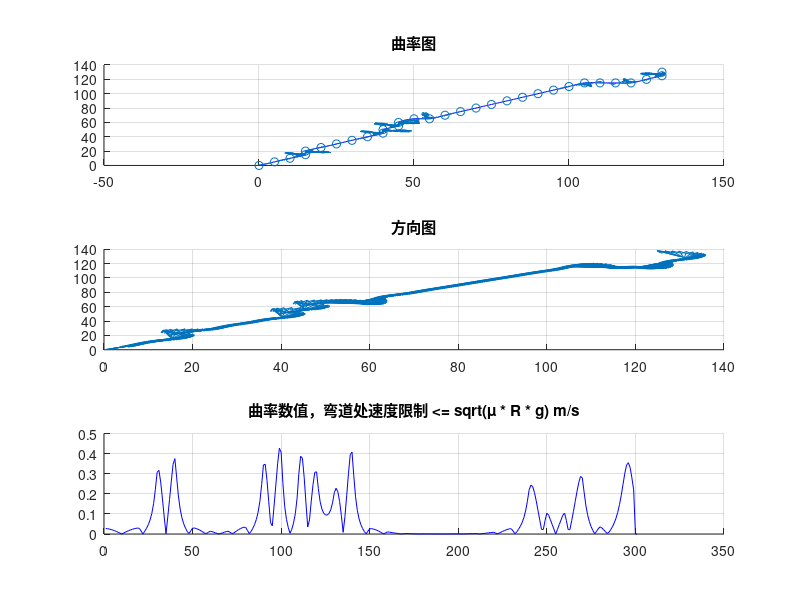
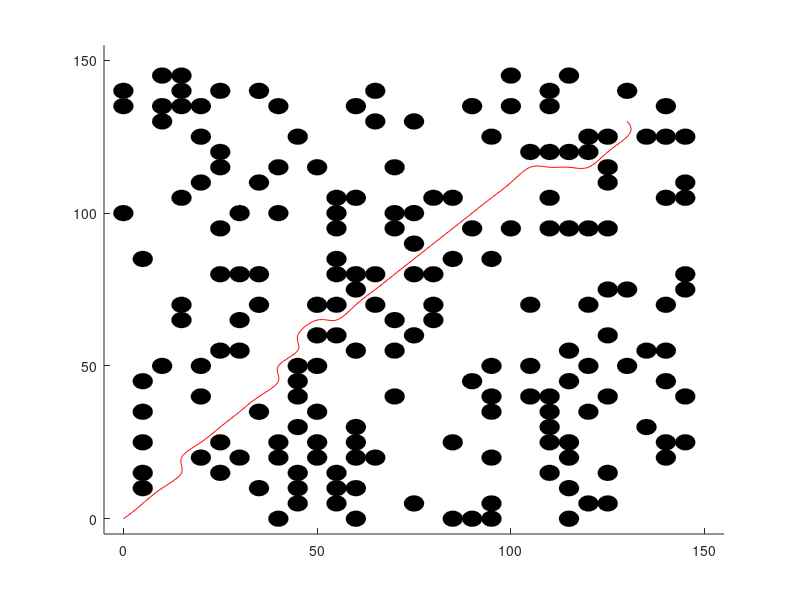

The MATLAB script that drew these images, in order:
%% design path from points by spline
% 注意速度限制 = sqrt(μ * R * g)
map = load('map.txt');
path = load('path.txt');

gridSize = 5;%一格gridSize米
point = path*gridSize;

s = 1:1:length(point);

dt = 0.1;
%直接参数方程式插值
px_spline = spline(s, point(:,1), 1:dt:length(point));
py_spline = spline(s, point(:,2), 1:dt:length(point));

p_spline = [px_spline', py_spline'];

n = length(px_spline);
dy_dt = zeros(n, 1);
dx_dt = zeros(n, 1);
d2y_dt2 = zeros(n, 1);
d2x_dt2 = zeros(n, 1);

dx_dt(1:n-1) = diff(px_spline)/dt;
dx_dt(n) = dx_dt(n-1);

dy_dt(1:n-1) = diff(py_spline)/dt;
dy_dt(n) = dy_dt(n-1);

d2x_dt2(1:n-1) = diff(dx_dt)/dt;
d2x_dt2(n) = d2x_dt2(n-1);

d2y_dt2(1:n-1) = diff(dy_dt)/dt;
d2y_dt2(n) = d2y_dt2(n-1);

%带符号kxy
kxys = (dx_dt .* d2y_dt2 - dy_dt .* d2x_dt2) ./ (dx_dt.^2 + dy_dt.^2).^(3/2);
%不带符号kxy
kxy = abs(dx_dt .* d2y_dt2 - dy_dt .* d2x_dt2) ./ (dx_dt.^2 + dy_dt.^2).^(3/2);



%% insert yaw

yaw = zeros(length(px_spline), 1);
for i = 2:length(px_spline)-1
    x_forward = px_spline(i+1);
    x_backward = px_spline(i-1);
    y_forward = py_spline(i+1);
    y_backward = py_spline(i-1);
    yaw(i) = atan2(y_forward-y_backward, x_forward-x_backward);
end
%左右加点
yaw(1) = yaw(2);
yaw(end) = yaw(end-1);

%输出路径,变成行向量用
xr=px_spline';
yr=py_spline';
thetar=yaw;
kappar=kxys;

%显示
figure(1)
subplot(3,1,1)
title('曲率图')
hold on
plot(px_spline, py_spline,'b-');
quiver(px_spline', py_spline', -sin(yaw).*kxys, cos(yaw).*kxys);
scatter(point(:,1),point(:,2),'k*')
grid on; hold off;

arrow_scale = 0.01;
subplot(3,1,2)
title('方向图')
hold on
%plot(px_spline, py_spline,'b-');
quiver(px_spline', py_spline', cos(yaw)*arrow_scale, sin(yaw)*arrow_scale);
grid on; hold off;

subplot(3,1,3)
title('曲率数值，弯道处速度限制 <= sqrt(μ * R * g) m/s')
hold on
plot(kxy,'b-');
grid on; hold off;

%绘制圆形障碍物的地图
figure(114)
[m,n] = size(map);
xlim([-gridSize (n+1)*gridSize]);
ylim([-gridSize (m+1)*gridSize]);
hold on
for i=1:m
    for j=1:n
        if(map(i,j)==1)
            rectangle('Position', [(i-1)*gridSize-gridSize/2,(j-1)*gridSize-gridSize/2, gridSize, gridSize], 'Curvature', [1, 1], 'FaceColor', 'k');
            %rectangle('Position', [(i-1)*gridSize-gridSize/2,(j-1)*gridSize-gridSize/2, gridSize, gridSize], 'FaceColor', 'k');
        end
    end
end
plot(px_spline, py_spline,'r-');
hold off